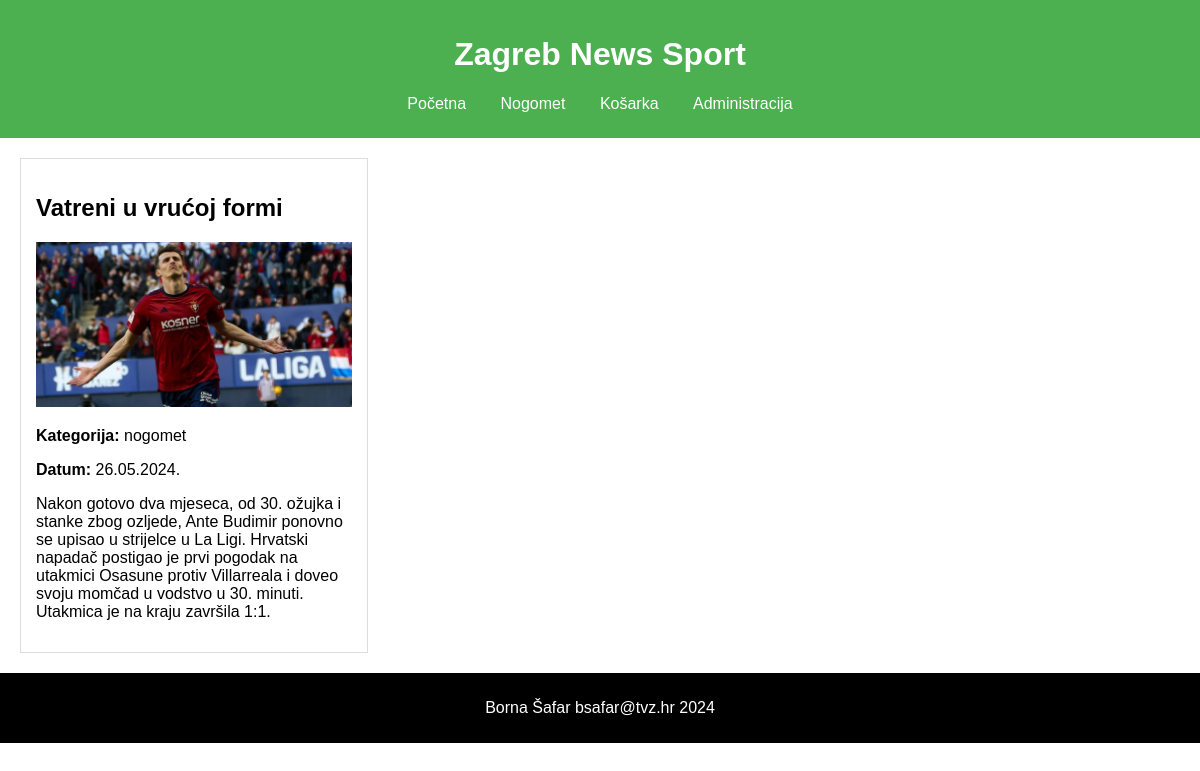
/clanak.php?id=7, run on the app's committed database.
### tables this page shows
CREATE TABLE `administracija` (
  `id` int(11) NOT NULL,
  `datum` varchar(32) NOT NULL,
  `naslov` varchar(64) NOT NULL,
  `sazetak` text NOT NULL,
  `tekst` text NOT NULL,
  `slika` varchar(64) NOT NULL,
  `kategorija` varchar(64) NOT NULL,
  `arhiva` tinyint(1) NOT NULL
);

### clanak.php (the view, shortened to what this page needs)
<!DOCTYPE html>
<html lang="en">
<head>
    <link rel="stylesheet" type="text/css" href="style.css">
</head>
<body>
    <header>
        <h1>Zagreb News Sport</h1>
        <nav>
            <a href="index.php">Početna</a>
            <a href="index.php?kategorija=nogomet">Nogomet</a>
            <a href="index.php?kategorija=košarka">Košarka</a>
            <a href="login.html">Administracija</a>
        </nav>
    </header>
    <div class="content">
        <?php
        if (isset($_GET['id']) && is_numeric($_GET['id'])) {
            $id = intval($_GET['id']);
            include 'connect.php';
            $sql = "SELECT naslov, slika, tekst, kategorija, datum FROM administracija WHERE id = $id AND arhiva = 1";
            $result = $dbc->query($sql);
            if ($result->num_rows > 0) {
                $row = $result->fetch_assoc();
                echo "<article>";
                echo "<h2>" . htmlspecialchars($row["naslov"]) . "</h2>";
                if (!empty($row["slika"])) {
                    echo "<img src='" . htmlspecialchars($row["slika"]) . "' alt='Slika vijesti'>";
                }
                echo "<p><strong>Kategorija:</strong> " . htmlspecialchars($row["kategorija"]) . "</p>";
                echo "<p><strong>Datum:</strong> " . htmlspecialchars($row["datum"]) . "</p>";
                echo "<p>" . nl2br(htmlspecialchars($row["tekst"])) . "</p>";
                echo "</article>";
            } else {
                echo "<p>Članak nije pronađen.</p>";
            }
        } else {
            echo "<p>Neispravan ID članka.</p>";
        }
        ?>
    </div>
    <footer>
        <p>Borna Šafar bsafar@tvz.hr 2024</p>
    </footer>
</body>
</html>

### style.css (style rules this page uses)
body { font-family: Arial, sans-serif; margin: 0 auto; padding: 0; }
header { background-color: #4CAF50; color: white; padding: 15px 0; text-align: center; margin: 0 auto; }
nav { margin: 10px 0; }
nav a { color: white; margin: 0 15px; text-decoration: none; }
.content { padding: 20px; }
article { border: 1px solid #ddd; padding: 15px; width: 30%; box-sizing: border-box; }
article img { max-width: 100%; height: auto; }
footer { background-color: black; color: white; text-align: center; padding: 10px 0; }

### data on the page
administracija: naslov "Vatreni u vrućoj formi", slika (picture), kategorija "nogomet", datum "26.05.2024.", tekst "Nakon gotovo dva mjeseca, od 30. ožujka i stanke zbog ozljede, Ante Budimir ponovno se upisao u strijelce u La Ligi. Hrvatski napadač postigao je prvi pogodak na utakmici Osasune protiv Villarreala i doveo svoju momčad u vodstvo u 30. minuti. Utakmica je na kraju završila 1:1."
